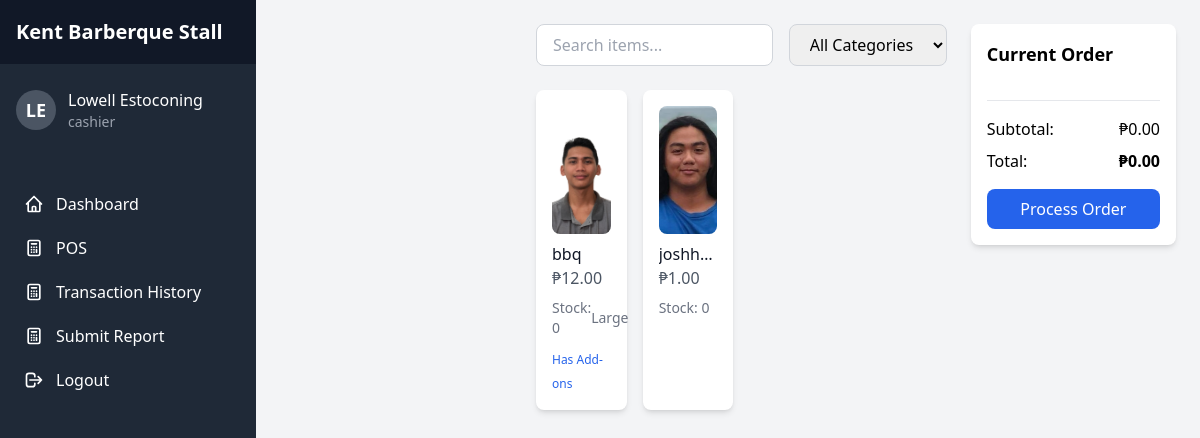
The app's page /employee/pos/ (signed in), older data.
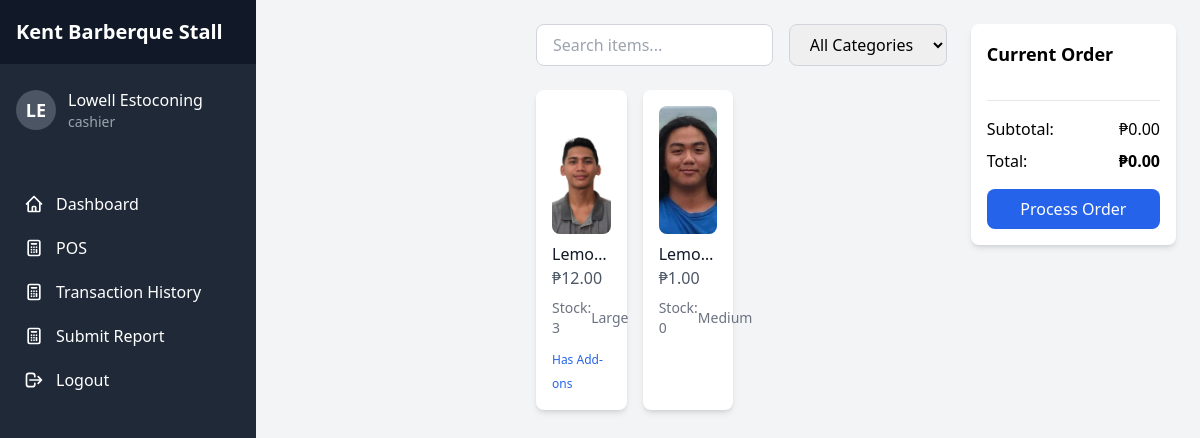
The same page, newer data.
### TriadApp/models.py (models this page shows, shortened)
class Item(models.Model):
    item_id = models.CharField(max_length=50)
    stall = models.ForeignKey('Stall', on_delete=models.CASCADE, related_name='items')
    name = models.CharField(max_length=255)
    picture = models.ImageField(upload_to='item_images/')
    category = models.ForeignKey('Category', on_delete=models.PROTECT, related_name='items')
    size = models.CharField(max_length=50, blank=True, null=True)
    measurement = models.CharField(max_length=50, blank=True, null=True)
    price = models.DecimalField(max_digits=10, decimal_places=2)
    quantity = models.PositiveIntegerField(default=0)
    expiration_date = models.DateTimeField(null=True, blank=True)
    is_available = models.BooleanField(default=True)
    created_at = models.DateTimeField(auto_now_add=True)
    updated_at = models.DateTimeField(auto_now=True)
    supplies = models.ManyToManyField('Supply', through='ItemSupply')
    class Meta:
        ordering = ['name']
        unique_together = ['stall', 'name', 'size']

### TriadApp/employee.py (the view)
# urls.py: path('employee/pos/', employee.employee_pos, name='employee_pos'),
@employee_login_required
def employee_pos(request):
    employee_id = request.session.get('employee_id')
    try:
        employee = Employee.objects.get(id=employee_id)
        items = Item.objects.filter(stall=employee.stall, is_available=True)
        categories = Category.objects.filter(stall=employee.stall)
        context = {
            'employee': employee,
            'stall': employee.stall,
            'items': items,
            'categories': categories,
        }
        return render(request, 'TriadApp/employee/pos.html', context)
    except Employee.DoesNotExist:
        return redirect('login')

### TriadApp/templates/TriadApp/employee/pos.html (shortened to what this page needs)
{% extends 'TriadApp/employee/employee.html' %}
{% block content %}
<div class="flex-1 p-6 lg:ml-64">
    <div class="max-w-7xl mx-auto">
        <div class="flex flex-col lg:flex-row gap-6">
            <div class="lg:w-2/3">
                <div class="mb-6 flex gap-4">
                    <div class="flex-1">
                        <input type="text" id="searchItems" placeholder="Search items..."
                               class="w-full px-4 py-2 rounded-lg border border-gray-300 focus:ring-blue-500 focus:border-blue-500">
                    </div>
                    <select id="categoryFilter" class="px-4 py-2 rounded-lg border border-gray-300 focus:ring-blue-500 focus:border-blue-500">
                        <option value="">All Categories</option>
                    </select>
                </div>
                <div class="grid grid-cols-2 md:grid-cols-3 lg:grid-cols-4 gap-4">
                    {% for item in items %}
                    <div class="item-card bg-white rounded-lg shadow-md p-4 cursor-pointer hover:shadow-lg transition-shadow"
                         data-item-id="{{ item.item_id }}"
                         data-item-name="{{ item.name }}"
                         data-item-price="{{ item.price }}"
                         data-category="{{ item.category.id }}"
                         data-has-addons="{{ item.add_ons.exists|lower }}"
                         onclick="addToCart(this)">
                        <div class="aspect-w-1 aspect-h-1 mb-2">
                            {% if item.picture %}
                                <img src="{{ item.picture.url }}" alt="{{ item.name }}" class="w-full h-32 object-cover rounded-lg">
                            {% else %}
                                <div class="w-full h-32 bg-gray-200 rounded-lg flex items-center justify-center">
                                    <span class="text-gray-500">No image</span>
                                </div>
                            {% endif %}
                        </div>
                        <h3 class="font-medium text-gray-900 truncate">{{ item.name }}</h3>
                        <p class="text-gray-600">₱{{ item.price }}</p>
                        <div class="flex justify-between items-center mt-2">
                            <span class="text-sm text-gray-500">Stock: {{ item.quantity }}</span>
                            {% if item.size %}
                                <span class="text-sm text-gray-500">{{ item.size }}</span>
                            {% endif %}
                        </div>
                        {% if item.add_ons.exists %}
                            <div class="mt-2">
                                <span class="text-xs text-blue-600">Has Add-ons</span>
                            </div>
                        {% endif %}
                    </div>
                    {% endfor %}
                </div>
            </div>
            <div class="lg:w-1/3">
                <div class="bg-white rounded-lg shadow-md p-4 sticky top-6">
                    <h2 class="text-lg font-semibold mb-4">Current Order</h2>
                    <div class="border-t pt-4">
                        <div class="flex justify-between mb-2">
                            <span>Subtotal:</span>
                            <span id="subtotal">₱0.00</span>
                        </div>
                        <div class="flex justify-between mb-4">
                            <span>Total:</span>
                            <span id="total" class="font-bold">₱0.00</span>
                        </div>
                        <button onclick="processOrder()"
                                class="w-full bg-blue-600 text-white py-2 px-4 rounded-lg hover:bg-blue-700 focus:outline-none focus:ring-2 focus:ring-blue-500">
                            Process Order
                        </button>
                    </div>
                </div>
            </div>
        </div>
    </div>
</div>
{% endblock %}

Row changes from the older to the newer data that the page shows:
changed Item "Large": name "bbq" → "Lemo…"; quantity "0" → "3"
changed Item: name "joshh…" → "Lemo…"; size (not shown) → "Medium"
